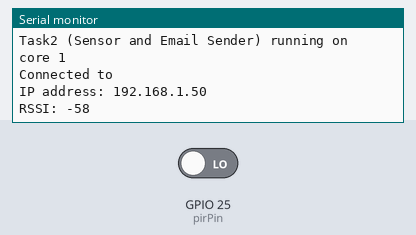
Simulated run of this sketch. Board: ESP32. Shown: the last lines printed to the serial monitor. Inputs (shaded band) come from the test bench; at power-on: GPIO 25 (pirPin) LOW. WiFi joins after 1.5 s; servers stay silent unless stated.

Above: at 2.7 s.
2.8 s: GPIO 25 (pirPin) driven HIGH
At 4.3 s:
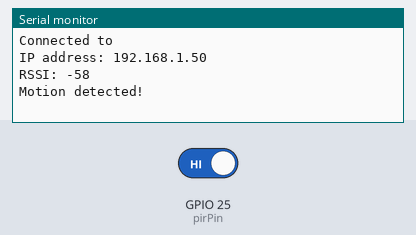
4.6 s: GPIO 25 (pirPin) driven LOW
At 5.7 s:
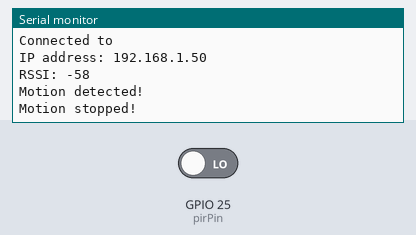

Measured:
- after the input at 2.8 s, the serial monitor: prints a new line after 0.30 s (image 1)
- after the input at 4.6 s, the serial monitor: prints a new line after 0.20 s (image 2)

The sketch:

IntruderAlarmwithEmailNotification.ino
```cpp
#include <WiFi.h>
#include <Wire.h>
#include <ESP_Mail_Client.h>

#define WIFI_TIMEOUT_MS 10000       // 10 second WiFi connection timeout
#define WIFI_RECOVER_TIME_MS 5000   // Wait 5 seconds after a failed connection attempt

#define WIFI_SSID ""
#define WIFI_PASSWORD ""

#define SMTP_HOST "smtp.gmail.com"
#define SMTP_PORT 465

/* The sign in credentials */
#define AUTHOR_EMAIL ""
#define AUTHOR_PASSWORD ""

/* Recipient's email*/
#define RECIPIENT_EMAIL1 ""
#define RECIPIENT_EMAIL2 ""

/* The SMTP Session object used for Email sending */
SMTPSession smtp;

TaskHandle_t Task1;
TaskHandle_t Task2;

int pirPin = 25;                 // PIR Out pin
int pirStat = LOW;               // PIR status
int pirVal = 0;                  // PIR value
unsigned long lastDetection = 0;
unsigned long runSeconds = 0;
bool connectedToWiFi = false;
bool isSentAfterWakeup = false;
RTC_DATA_ATTR int bootCount = 0;

/* Callback function to get the Email sending status */
void smtpCallback(SMTP_Status status);

void sendEmail()
{
   /** Enable the debug via Serial port
   * none debug or 0
   * basic debug or 1
  */
  smtp.debug(1);

  /* Set the callback function to get the sending results */
  smtp.callback(smtpCallback);

  /* Declare the session config data */
  ESP_Mail_Session session;

  /* Set the session config */
  session.server.host_name = SMTP_HOST;
  session.server.port = SMTP_PORT;
  session.login.email = AUTHOR_EMAIL;
  session.login.password = AUTHOR_PASSWORD;
  session.login.user_domain = "";

  /* Declare the message class */
  SMTP_Message message;

  /* Set the message headers */
  message.sender.name = "ESP";
  message.sender.email = AUTHOR_EMAIL;
  message.subject = "Alarm!!!";
  message.addRecipient("RECIPIENT1", RECIPIENT_EMAIL1);
  message.addRecipient("RECIPIENT2", RECIPIENT_EMAIL2);

  /*Send HTML message*/
  String htmlMsg = "<div style=\"color:#2f4468;\"><h1>Atention!</h1><p>Motion detected!</p></div>";
  message.html.content = htmlMsg.c_str();
  message.html.content = htmlMsg.c_str();
  message.text.charSet = "us-ascii";
  message.html.transfer_encoding = Content_Transfer_Encoding::enc_7bit;

  /* Connect to server with the session config */
  if (!smtp.connect(&session))
    return;

  /* Start sending Email and close the session */
  if (!MailClient.sendMail(&smtp, &message))
    Serial.println("Error sending Email, " + smtp.errorReason());
}

/* Callback function to get the Email sending status */
void smtpCallback(SMTP_Status status)
{
  /* Print the current status */
  Serial.println(status.info());

  /* Print the sending result */
  if (status.success())
  {
    Serial.println("----------------");
    ESP_MAIL_PRINTF("Message sent success: %d\n", status.completedCount());
    ESP_MAIL_PRINTF("Message sent failled: %d\n", status.failedCount());
    Serial.println("----------------\n");
    struct tm dt;

    for (size_t i = 0; i < smtp.sendingResult.size(); i++)
    {
      /* Get the result item */
      SMTP_Result result = smtp.sendingResult.getItem(i);
      time_t ts = (time_t)result.timestamp;
      localtime_r(&ts, &dt);

      ESP_MAIL_PRINTF("Message No: %d\n", i + 1);
      ESP_MAIL_PRINTF("Status: %s\n", result.completed ? "success" : "failed");
      ESP_MAIL_PRINTF("Date/Time: %d/%d/%d %d:%d:%d\n", dt.tm_year + 1900, dt.tm_mon + 1, dt.tm_mday, dt.tm_hour, dt.tm_min, dt.tm_sec);
      ESP_MAIL_PRINTF("Recipient: %s\n", result.recipients);
      ESP_MAIL_PRINTF("Subject: %s\n", result.subject);
    }
    Serial.println("----------------\n");
  }
}

void print_wakeup_reason()
{
  esp_sleep_wakeup_cause_t wakeup_reason;

  wakeup_reason = esp_sleep_get_wakeup_cause();

  switch(wakeup_reason)
  {
    case ESP_SLEEP_WAKEUP_EXT0 : Serial.println("Wakeup caused by external signal using RTC_IO"); break;
    case ESP_SLEEP_WAKEUP_EXT1 : Serial.println("Wakeup caused by external signal using RTC_CNTL"); break;
    case ESP_SLEEP_WAKEUP_TIMER : Serial.println("Wakeup caused by timer"); break;
    case ESP_SLEEP_WAKEUP_TOUCHPAD : Serial.println("Wakeup caused by touchpad"); break;
    case ESP_SLEEP_WAKEUP_ULP : Serial.println("Wakeup caused by ULP program"); break;
    default : Serial.printf("Wakeup was not caused by deep sleep: %d\n",wakeup_reason); break;
  }
}

void send_email_after_wakeup()
{
  esp_sleep_wakeup_cause_t wakeup_reason;

  wakeup_reason = esp_sleep_get_wakeup_cause();

  if (wakeup_reason == ESP_SLEEP_WAKEUP_EXT0)
    sendEmail();

  isSentAfterWakeup = true;
}

void Task1code( void * pvParameters )
{
  Serial.print("Task1 (WiFi connection) running on core ");
  Serial.println(xPortGetCoreID());

  for(;;)
  {
    if (WiFi.status() == WL_CONNECTED)
    {
        vTaskDelay(10000 / portTICK_PERIOD_MS);
        continue;
    }

    connectedToWiFi = false;

    WiFi.begin(WIFI_SSID, WIFI_PASSWORD);
    Serial.println("Connecting to WiFi...");

    unsigned long startAttemptTime = millis();

    while (WiFi.status() != WL_CONNECTED && millis() - startAttemptTime < WIFI_TIMEOUT_MS){}

    if(WiFi.status() != WL_CONNECTED)
    {
       Serial.println("WiFi failed to connect");
       vTaskDelay(WIFI_RECOVER_TIME_MS / portTICK_PERIOD_MS);
       continue;
    }

    Serial.println("");
    Serial.print("Connected to ");
    Serial.println(WIFI_SSID);

    Serial.print("IP address: ");
    Serial.println(WiFi.localIP());

    Serial.print("RSSI: ");
    Serial.println(WiFi.RSSI());
    Serial.println("");

    connectedToWiFi = true;
  }
}

void Task2code( void * pvParameters )
{
  Serial.print("Task2 (Sensor and Email Sender) running on core ");
  Serial.println(xPortGetCoreID());

  for(;;)
  {
    /* If in the last 5 minutes no motion is detected, ESP32 will go to sleep */
    runSeconds = millis()/1000;
    if (runSeconds - lastDetection > 300)
    {
      Serial.println("Going to sleep now");
      vTaskDelay(1000 / portTICK_PERIOD_MS);
      esp_deep_sleep_start();
    }

    if (!isSentAfterWakeup && connectedToWiFi)
      send_email_after_wakeup();

    pirVal = digitalRead(pirPin);
    if (pirVal == HIGH)
    {
      vTaskDelay(100 / portTICK_PERIOD_MS);
      if (pirStat == LOW)
      {
        lastDetection = millis()/1000;
        Serial.println("Motion detected!");
        pirStat = HIGH;       // update variable state to HIGH
        if (connectedToWiFi)
        {
          sendEmail();
        }
      }
    }
    else
    {
      vTaskDelay(200 / portTICK_PERIOD_MS);
      if (pirStat == HIGH)
      {
        Serial.println("Motion stopped!");
        pirStat = LOW;       // update variable state to LOW
      }
    }
    vTaskDelay(200 / portTICK_PERIOD_MS);
  }
}

void setup(){
  pinMode(pirPin, INPUT);
  Serial.begin(115200);

  ++bootCount;
  Serial.println("Boot number: " + String(bootCount));

  print_wakeup_reason();
  esp_sleep_enable_ext0_wakeup(GPIO_NUM_25,1);

  xTaskCreatePinnedToCore(
                    Task1code,                      /* Task function. */
                    "Task1",                        /* name of task. */
                    3000,                           /* Stack size of task */
                    NULL,                           /* parameter of the task */
                    1,                              /* priority of the task */
                    &Task1,                         /* Task handle to keep track of created task */
                    CONFIG_ARDUINO_RUNNING_CORE);   /* pin task to core 1 */
  delay(1000);

  xTaskCreatePinnedToCore(
                    Task2code,   /* Task function. */
                    "Task2",     /* name of task. */
                    6000,        /* Stack size of task */
                    NULL,        /* parameter of the task */
                    1,           /* priority of the task */
                    &Task2,      /* Task handle to keep track of created task */
                    0);          /* pin task to core 0 */
  delay(500);
}

void loop(){
  delay(2);
}
```
